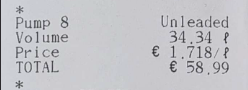
#> input picture Backend/ocr/images/reciepts/rec5_v5_cut.png, 248 x 90 px
$ jupyter execute --allow-errors ocr_reciepts.ipynb
#> lines starting #> are read from the running program, lines starting #| are printed output that depends on the picture
[cell 1]
#! usr/bin/env python3

import cv2
import pytesseract
from matplotlib import pyplot as plt

[cell 2]
# [4 lines of commented-out code are left out]
image_path = 'ocr/images/reciepts/rec5_v5_cut.png'
image = cv2.imread(image_path)
#> image is the input picture: shape (90, 248, 3); mean B, G, R 200, 195.6, 195.6
plt.imshow(image)
plt.axis('off')
plt.show()

[cell 3]
def preprocess(image):
    gray = cv2.cvtColor(image, cv2.COLOR_BGR2GRAY)
    thresh = cv2.threshold(gray, 0, 255, cv2.THRESH_BINARY + cv2.THRESH_OTSU)[1]
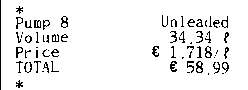
#> thresh: shape (90, 248); 93.5% white; black in thin lines or dots
    return thresh

[cell 4]
plt.imshow(preprocess(image), cmap='gray')
plt.axis('off')
plt.show()

[cell 5]
def ocr_cleanup(image):
    custom_config = r'--oem 3 --psm 6 outputbase'

    text = pytesseract.image_to_string(image, config=custom_config)
    filtered_text = '\n'.join(
        line for line in text.split('\n') if line.strip() != '')

    return filtered_text

#> (the rest of this cell did not finish here and is left out)

[cell 6]
import re
from fuzzywuzzy import process

# Helper function to extract fuel type
# [69 lines left out: functions extract_fuel_type, extract_volume, extract_price_per_litre, calculate_total, no_match_preprocessing, extract_receipt_info_single, not called in this run]

# Example usage
#> (the rest of this cell did not finish here and is left out)

#> (a cell that did not finish here is left out)

[cell 8]
import base64

def convert_image_to_base64(image_data):
    return base64.b64encode(image_data).decode('utf-8')

print(convert_image_to_base64(image))
#> (printed output is left out)
